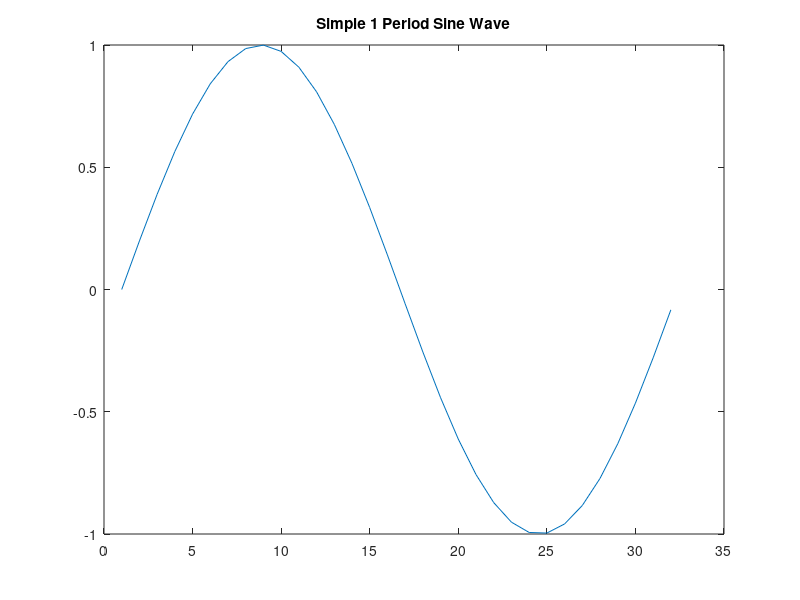

Here is the MATLAB script that generated this plot:
%Cơ bản 1 tiết Sóng sin đơn giản
i=0:0.2:2*pi;
y = sin(i);
figure(1)
plot(y);
% sử dụng gốc (y) làm biểu đồ thay thế như trong ghi chú bài giảng
% để xem các giá trị mẫu
title('Simple 1 Period Sine Wave');